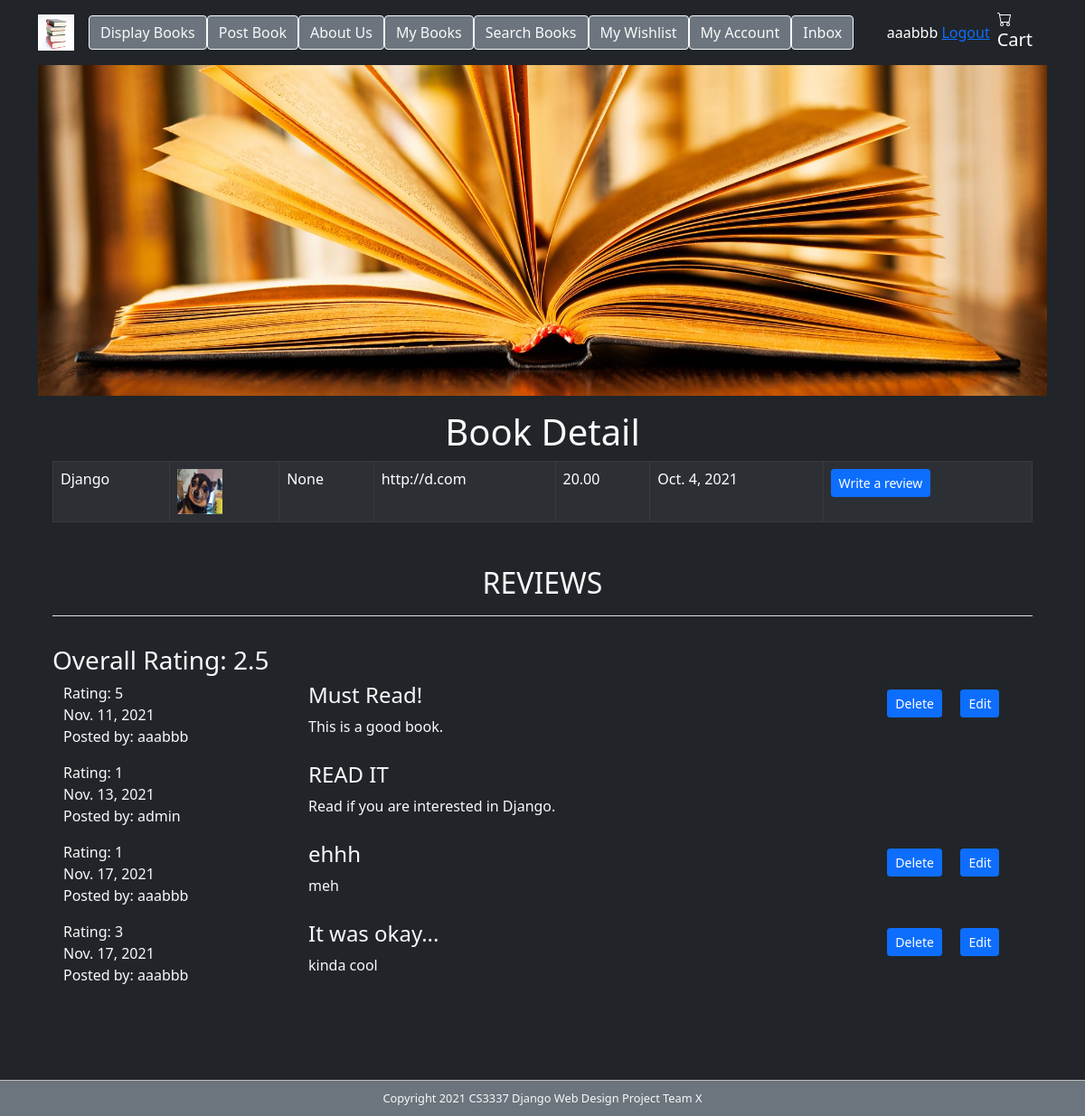
The page /book_detail/1 (signed in) on the database its author committed.
### bookMng/models.py (models this page shows, shortened)
class MainMenu(models.Model):
    item = models.CharField(max_length=200, unique=True)
    link = models.CharField(max_length=200, unique=True)

class Book(models.Model):
    name = models.CharField(max_length=200)
    web = models.URLField(max_length=200)
    price = models.DecimalField(decimal_places=2, max_digits=6)
    publishdate = models.DateField(auto_now=True)
    picture = models.FileField(upload_to='bookEx/static/uploads')
    pic_path = models.CharField(max_length=300, editable=False, blank=True)
    username = models.ForeignKey(User, blank=True, null=True, on_delete=models.CASCADE)
    identification = models.CharField(max_length=200, default="")  # added

class Review(models.Model):
    book = models.ForeignKey(Book, blank=True, null=True, on_delete=models.CASCADE)
    date = models.DateField(auto_now=True)
    username = models.ForeignKey(User, blank=True, null=True, on_delete=models.CASCADE)
    review_headline = models.CharField(max_length=200, default="")
    review_book = models.CharField(max_length=200, default="")
    rating = models.PositiveSmallIntegerField(default=1, validators=[MinValueValidator(1), MaxValueValidator(5)])

### bookMng/views.py (the view)
# urls.py: path('book_detail/<int:book_id>', views.book_detail, name='book_detail'),
@login_required(login_url=reverse_lazy('login'))
def book_detail(request, book_id):
    book = Book.objects.get(id=book_id)
    book.pic_path = book.picture.url[14:]
    reviews = Review.objects.all()
    current_user = request.user
    book_ratings = Review.objects.filter(book=book_id)
    overall_rating = 0.0
    if len(book_ratings) > 0:
        for review in book_ratings:
            overall_rating = overall_rating + review.rating
        overall_rating = round(overall_rating / len(book_ratings), 2)
    return render(request,
                  'bookMng/book_detail.html',
                  {
                      'item_list': MainMenu.objects.all(),
                      'book': book,
                      'reviews': reviews,
                      'current_user': current_user,
                      'overall_rating': overall_rating
                  }
                  )

### bookEx/templates/bookMng/book_detail.html (shortened to what this page needs)
<link href="https://cdn.jsdelivr.net/npm/bootstrap@5.1.3/dist/css/bootstrap.min.css"
      rel="stylesheet"
>
{% extends "base.html" %}
{% load static %}
{% block sidenav %}
    {% for item in item_list %}
        <li>
            <a href="{{ item.link}}">
                <button type="button" class="btn btn-secondary btn-outline-light">{{ item.item }}</button>
            </a>
        </li>
    {% endfor %}
{% endblock sidenav %}
{% block content %}
<div class="p-3">
   <h1 align="center"> Book Detail </h1>
   <table align="center" width="600" class="table table-striped table-bordered table-dark">
       <tr >
           <td>
               {{ book.name }}
           </td>
           <td>
               <img src="{% static book.pic_path %}" width="50" height="50">
           </td>
           <td>
               {{ book.username }}
           </td>
           <td>
               {{ book.web }}
           </td>
           <td>
               {{ book.price }}
           </td>
           <td>
               {{ book.publishdate }}
           </td>
           <td>
               <a href="/review_form?book_id={{ book.id }}" class="btn  btn-sm btn-primary" role="button"> Write a review</a>
           </td>
       </tr>
  </table>
</div>
<div class="p-3">
<h2 align="center" class="border-bottom pb-3">REVIEWS</h2> <br>
    <div class="pb-3">
        <h3>Overall Rating: {{ overall_rating }}</h3>
    <div class="container">
        <div class="row">
{% for review in reviews %}
       {% if  book  == review.book %}
            <div class="col-3 "><p> Rating: {{ review.rating }} <br>  {{ review.date }} <br> Posted by: {{ review.username }}</p></div>
            <div class="col-7 "><h4>{{ review.review_headline }}</h4>
            <p>{{ review.review_book }}</p>
                </div>
            <div class="col-2">
            {% if  current_user  == review.username %}
                <a href="/review_delete/{{ review.id }}" class="btn  btn-sm btn-primary m-2" role="button"> Delete </a> &nbsp;
                <a href="/review_edit/{{ review.id }}/{{ book.id}} " class="btn  btn-sm btn-primary" role="button"> Edit </a>
            {% endif %}
            </div>
       {% endif %}
{% endfor %}
            </div>
        </div>
</div>
{% endblock content%}

### bookEx/templates/base.html (shortened to what this page needs)
<link href="https://cdn.jsdelivr.net/npm/bootstrap@5.1.3/dist/css/bootstrap.min.css"
      rel="stylesheet"
>
{% load static %}
<!DOCTYPE html>
<html lang="en">
<head>
    <link href="{% static 'main.css' %}" rel="stylesheet" type="text/css">
</head>
<body class="container bg-dark text-light">
<div>
    <header>
        <div>
        <nav class="navbar navbar-expand-lg text-white bg-dark navbar-dark">
            <a class="navbar-brand" href="/"><img src="{% static 'logo.jpg' %}" width="40" height="40" alt="" /></a>
            <div class="collapse navbar-collapse" id="navbarNav">
                <ul class="navbar-nav ">
                    {% block sidenav %}{% endblock sidenav %}
                </ul>
            </div>
            <span class="p-2" style="float: right;">
                {% if user.is_authenticated %}
                    {{ user.username }}
                    <a href="{% url 'logout' %}?next=/">Logout</a>
                {% else %}
                     Not logged in
                    <a href="{% url 'login' %}?next=/">Login</a>
                {% endif %}
            </span>
            <a class="navbar-brand" href="/shoppingcart"></i><br>Cart</a>
        </nav>
        </div>
        <div id="topbanner" >
            <img src="{% static 'topbanner.jpg' %}" alt="" class="w-100 "/>
        </div>
    </header>
        {% block content %}{% endblock content %}
    <br><br><br><br>
    <footer id="footer" class="bg-secondary text-light fixed-bottom">
        Copyright 2021 CS3337 Django Web Design Project Team X
    </footer>
</div>
</body>
</html>

### bookEx/static/main.css (style rules this page uses)
#footer { text-align: center; font-size: 0.8em; margin-top: 5px; padding-top: 10px; padding-bottom: 10px; background-color: #FFFFFF; border-top: thin solid #BBBBBB; clear: both; color: #969696; }

### rows shown on the page
MainMenu: item "Display Books"
MainMenu: item "Post Book"
MainMenu: item "About Us"
MainMenu: item "My Books"
MainMenu: item "Search Books"
MainMenu: item "My Wishlist"
MainMenu: item "My Account"
MainMenu: item "Inbox"
Book: name "Django", username "None", web "http://d.com", price "20.00", publishdate "Oct. 4, 2021"
Review: rating "5", date "Nov. 11, 2021", username "aaabbb", review_headline "Must Read!", review_book "This is a good book."
Review: rating "1", date "Nov. 13, 2021", username "admin", review_headline "READ IT", review_book "Read if you are interested in Django."
Review: rating "1", date "Nov. 17, 2021", username "aaabbb", review_headline "ehhh", review_book "meh"
Review: rating "3", date "Nov. 17, 2021", username "aaabbb", review_headline "It was okay...", review_book "kinda cool"

### other values the page prints
{{ user.username }} "aaabbb"
{{ overall_rating }} "2.5"
